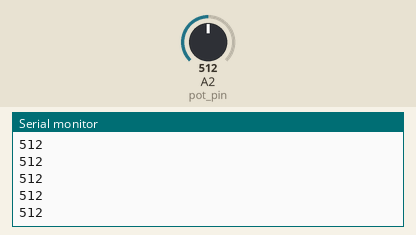
The sketch below on a simulated Arduino Uno, built with avr-gcc and run on an emulated ATmega328P. Shown: the last lines printed to the serial monitor. The inputs (shaded band) are chosen by the test bench; at power-on: A2 (pot_pin) = 512. No radio packets arrive unless stated.

Above: at 1.2 s.
1.3 s: A2 (pot_pin) set to 716
At 2.2 s:
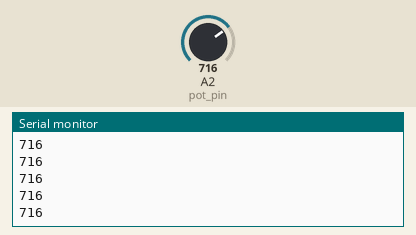
2.8 s: A2 (pot_pin) set to 900
At 3.4 s:
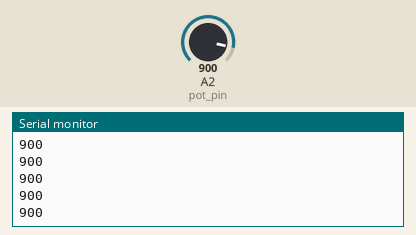
Timing chart, 0 to 5.8 s (numbered marks = the images above; inputs shaded):
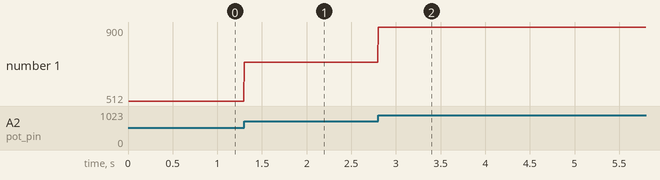

Measured:
- after the input at 1.3 s, the serial monitor: prints a new line at once (image 1)
- after the input at 2.8 s, the serial monitor: prints a new line at once (image 2)
- plotted number 1: 512 → 716 after the input at 1.3 s, 716 → 900 after the input at 2.8 s

The sketch:

transmitter2.ino
```cpp
#include <SPI.h>
#include <nRF24L01.h>
#include <RF24.h>
RF24 radio(9, 10); // CE, CSN
const byte address[6] = "00001";     //Byte of array representing the address. This is the address where we will send the data. This should be same on the receiving side.
int pot_pin = A2;
int potval = 0;

void setup() {
  Serial.begin(9600);
  radio.begin();                  //Starting the Wireless communication
  radio.openWritingPipe(address); //Setting the address where we will send the data
  radio.setPALevel(RF24_PA_MAX);  //You can set it as minimum or maximum depending on the distance between the transmitter and receiver.
  radio.stopListening();          //This sets the module as transmitter
}

void loop()
{
  potval = analogRead(pot_pin);
  Serial.println(potval);
  radio.write(&potval, sizeof(potval));  //Sending the message to receiver
  delay(5);
 }
```
